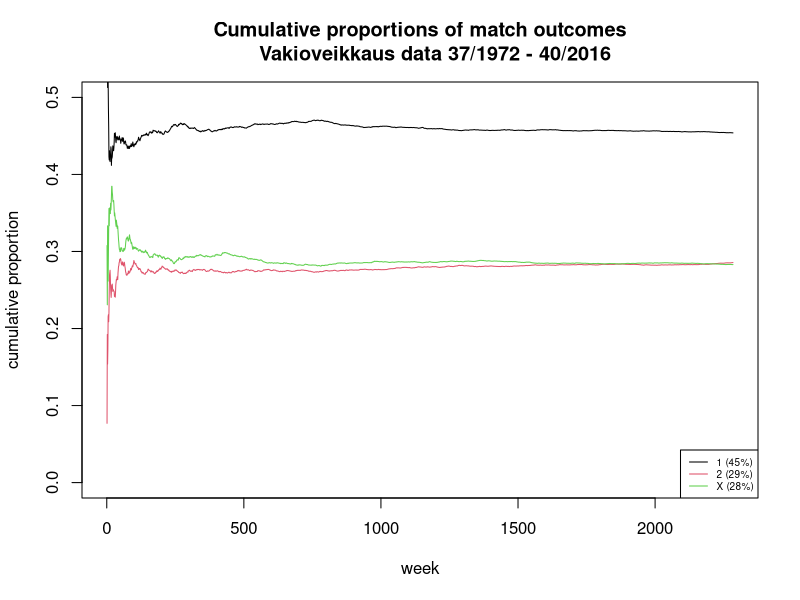

R code for this plot:
# Tuomo A. Nieminen 23.10.2016

# load the data
rivit <- read.csv2("Tilastot.csv", stringsAsFactors = FALSE)
nr <- nrow(rivit)

# create a list of tables of 1 x 2 frequencies
freqs <- apply(rivit, 1, table)

# combine the lists to a data.frame (ignore warning)
freqs <- as.data.frame(do.call(rbind, freqs))

# compute cumulative frequencies
cum_freqs <- cumsum(freqs)

# compute cumulative proportions
cum_prop <- cum_freqs / cumsum(rep(13, nr))

# draw an empty plot
plot(1:nr, 
     main = "Cumulative proportions of match outcomes
     Vakioveikkaus data 37/1972 - 40/2016",
     ylab = "cumulative proportion", 
     xlab = "week",
     type = "n", ylim = c(0, 0.5))

# plot the cumulative proportions
for(i in 1:3) {
  lines(1:nr, cum_prop[, i], col = i) 
}

# add a legend to the plot
outcomes <- names(cum_prop)
outcomes <- paste0(outcomes, " (", round(100*cum_prop[nr, ],0), "%)")
legend("bottomright", legend = outcomes, col = 1:3, lty = 1, cex = 0.6, pt.cex = 1)

